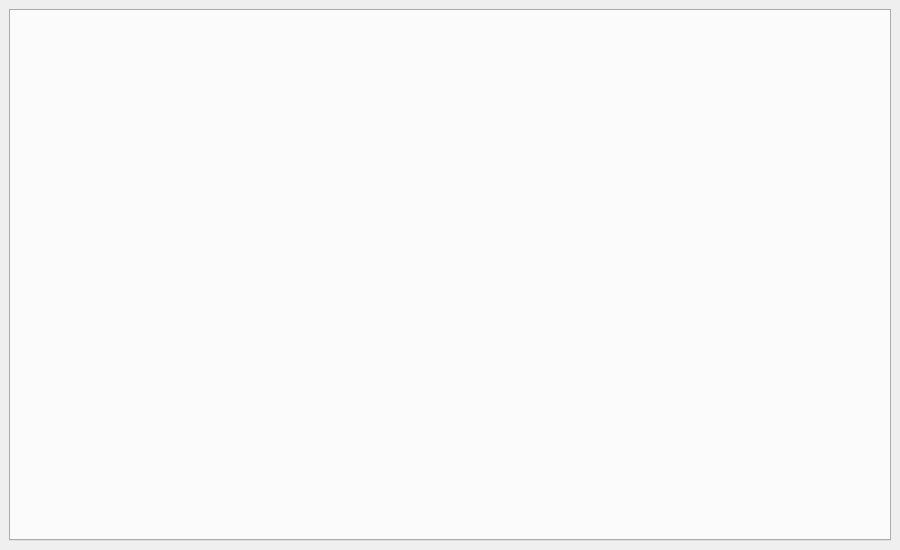
<?xml version="1.0" encoding="UTF-8"?>
<ui version="4.0">
 <class>MainWindow</class>
 <widget class="QMainWindow" name="MainWindow">
  <property name="geometry"><rect><x>0</x><y>0</y><width>900</width><height>550</height></rect></property>
  <property name="windowTitle"><string>La Pulpe</string></property>
  <widget class="QWidget" name="centralWidget">
   <layout class="QVBoxLayout" name="layoutCentral">
    <item><widget class="QTabWidget" name="tabWidget"/></item>
   </layout>
  </widget>
 </widget>
 <resources/>
 <connections/>
</ui>
